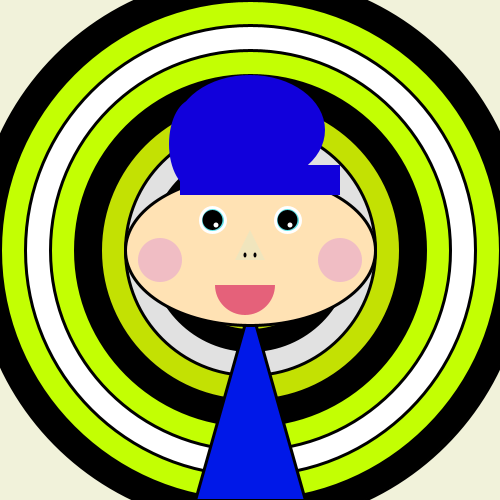
Frame 1 (no input)
Frame 60 (the mouse pressed at the canvas centre just before this capture): identical to frame 1, image omitted
Frame 120 (the mouse held since frame 60 and released just before this capture): identical to frame 1, image omitted

The Processing sketch that drew this single still picture (run headless with seeded random() and noise(); from frame 60 on, the mouse is pressed at the canvas centre):

// Processing sketch: processing_145697
// ── processing_145697.pde

boolean flipFlop = false;
int diam;
int pupil;

void setup(){
  size(500,500);
  
}
void draw(){
  background(50,50,50);
  if(flipFlop == false){
    diam = 25;
    pupil= 20;
  }else{
    diam = 30;
    pupil = 10;
  }
  translate(250,250);
fill(241,242,218);
rectMode(CENTER);
rect(0, 0, 1500, 1500);
strokeWeight(3);
stroke(0,0,0);
fill(0,0,0);
ellipse(0,0,550,550);
fill(195,255,3);
ellipse(0,0,500,500);
fill(255,255,255);
ellipse(0,0,450,450);
fill(195,255,3);
ellipse(0,0,400,400);
fill(0,0,0);
ellipse(0,0,350,350);
fill(195,225,3);
ellipse(0,0,300,300);
fill(225,225,225);
ellipse(0,0,250,250);
fill(0,0,0);
ellipse(0,0,200,200);
fill(195,225,3);
ellipse(0,0,160,160);
fill(0,24,232);
triangle(0,55,-55,250,55,250);
fill(255,226,180);
ellipse(0,0,250,150);
strokeWeight(3);
stroke(255,255,255);
fill(97,224,229);
ellipse(-37.5,-30,diam,diam);
ellipse(37.5,-30,diam,diam);
noStroke();
fill(0,0,0);
ellipse(-37.5,-30,20,20);
ellipse(37.5,-30,20,20);
fill(255,255,255);
ellipse(-34,-25,5,5);
ellipse(40,-25,5,5);


fill(229,97,122);
arc(-5, 35, 60, 60, 0, PI/1);
fill(17,0,219);
rect(10, -70, 160, 30);
ellipse(0,-120,150,110);
ellipse(-56,-106,50,90);
fill(225,226,180);
noStroke();
fill(240,189,196);
ellipse(-90,10,44,44);
ellipse(90,10,44,44);
noStroke();
fill(240,229,189);
triangle(0,-20,-15,10,15,10);
fill(0,0,0);
ellipse(-5,5,3,5);
ellipse(5,5,3,5);

}

void keyPressed(){
  flipFlop =! flipFlop;
}
